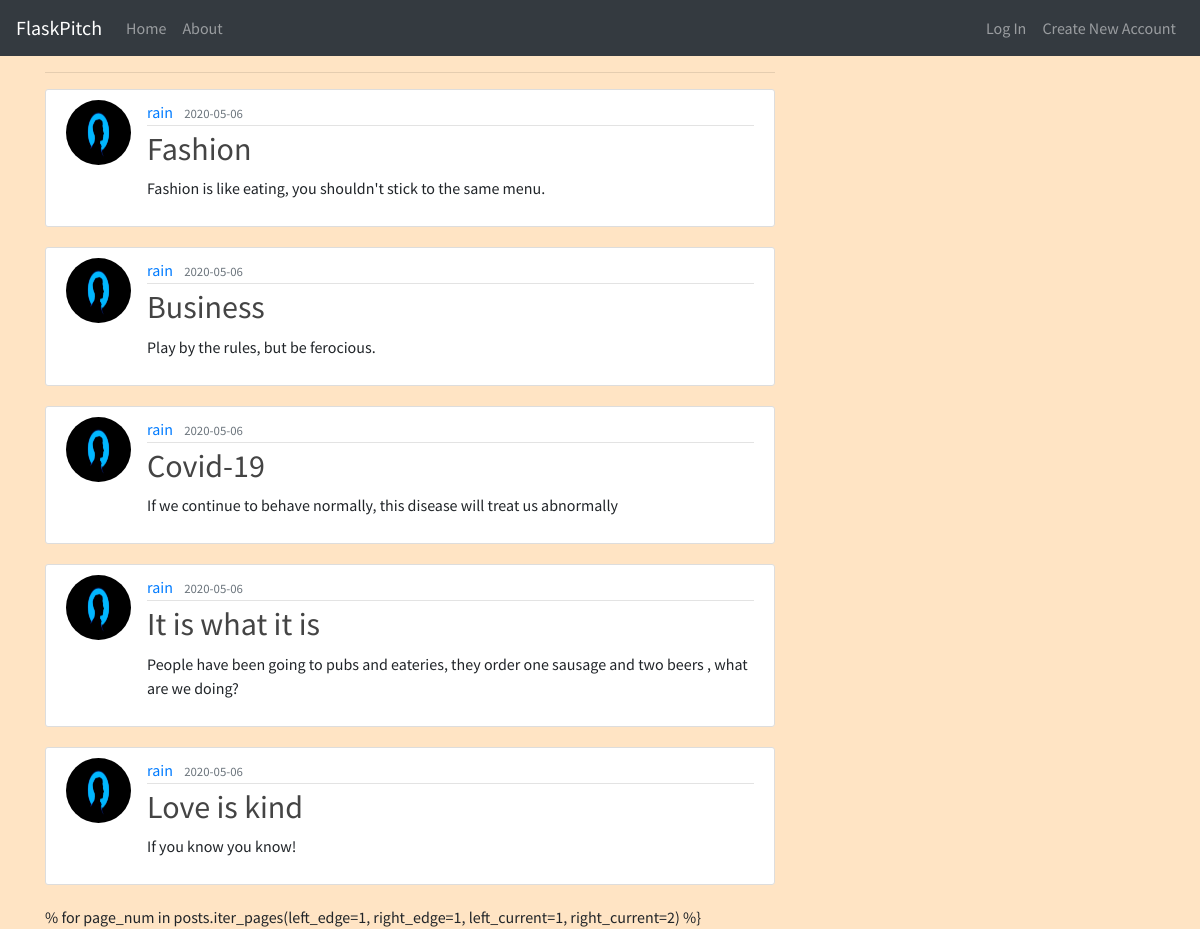
Page /home on the earlier database version.
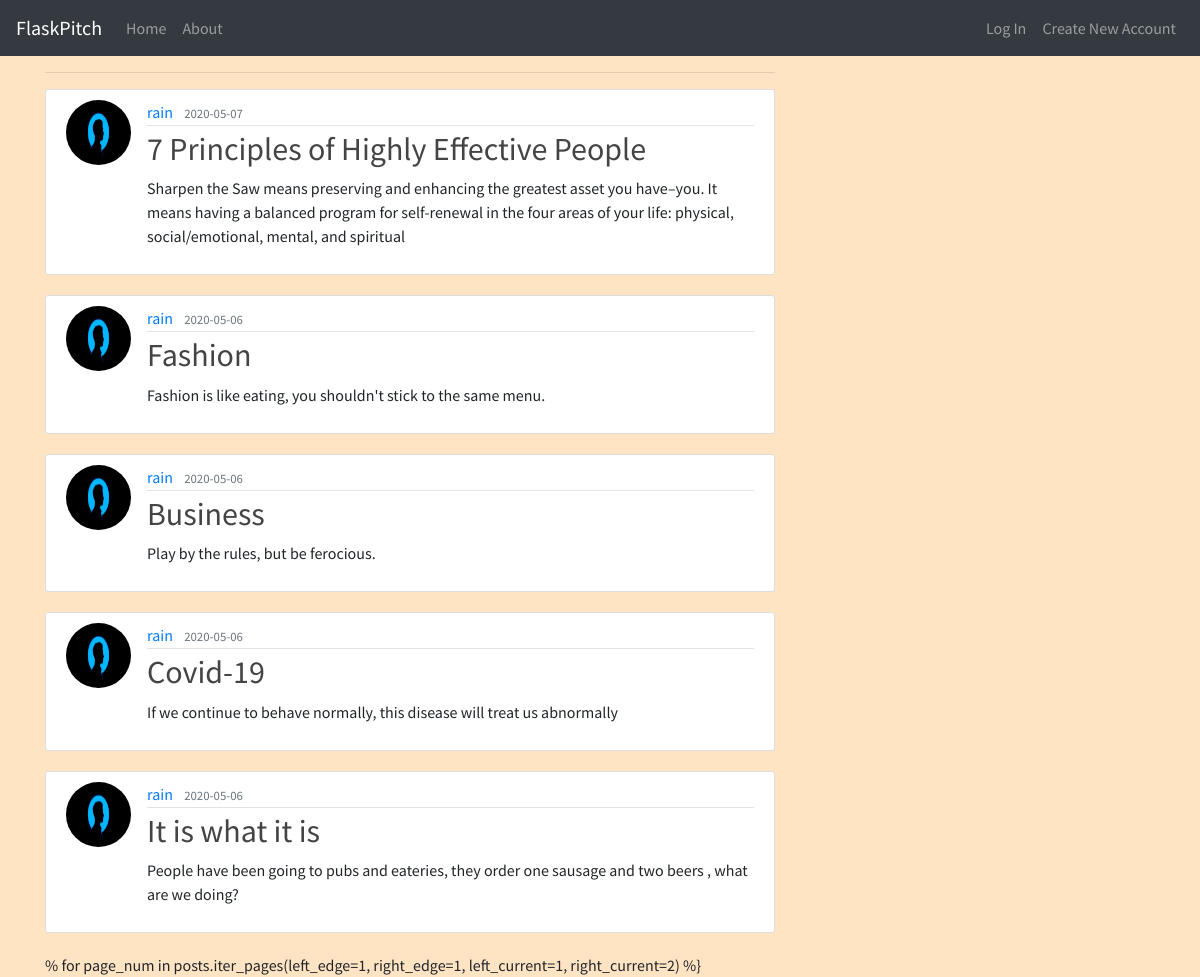
Same page on the later database version.
### app/models.py (models this page shows, shortened)
class Post(db.Model):
    id = db.Column(db.Integer, primary_key = True)
    title = db.Column(db.String(100), nullable = False)
    date_posted = db.Column(db.DateTime, nullable = False, default = datetime.utcnow)
    content = db.Column(db.Text, nullable =False)
    user_id = db.Column(db.Integer, db.ForeignKey('user.id'), nullable = False)

class User(db.Model, UserMixin):
    id = db.Column(db.Integer, primary_key = True)
    username = db.Column(db.String(20), unique= True, nullable = False )
    email = db.Column(db.String(120), unique= True, nullable = False )
    image_file = db.Column(db.String(20), nullable = False, default = 'default.jpeg' )
    password = db.Column(db.String(60), nullable = False )
    posts = db.relationship('Post', backref = 'author', lazy = True)

### app/main/views.py (the view)
@main.route("/")
@main.route("/home")
def home():
    page = request.args.get('page', 1, type=int)
    posts = Post.query.order_by(Post.date_posted.desc()).paginate(page=page, per_page=5)
    return render_template('home.html', posts=posts)

### app/templates/home.html (shortened to what this page needs)
{% extends 'index.html' %}
{% block content %}
<hr>
{% for post in posts.items %}
<article class="media content-section">
    <img class="rounded-circle article-img"
        src="{{ url_for('static', filename='css/images/'  + post.author.image_file) }}">
    <div class="media-body">
        <div class="article-metadata">
            <a class="mr-2"
                href="{{ url_for('users.user_posts', username=post.author.username) }}">{{ post.author.username }}</a>
            <small class="text-muted">{{ post.date_posted.strftime('%Y-%m-%d') }}</small>
        </div>
        <h2><a class="article-title" href="{{ url_for('posts.post', post_id=post.id) }}">{{ post.title }}</a></h2>
        <p class="article-content">{{ post.content }}</p>
    </div>
</article>
{% endfor %}
% for page_num in posts.iter_pages(left_edge=1, right_edge=1, left_current=1, right_current=2) %}
{% endblock %}

### app/templates/index.html (shortened to what this page needs)
<!DOCTYPE html>
<html lang="en">
<head>
    {% block styles%}
    <link rel="stylesheet" href="https://stackpath.bootstrapcdn.com/bootstrap/4.3.1/css/bootstrap.min.css"
>
    <link rel="stylesheet" type="text/css" href="{{ url_for('static', filename='css/styles.css') }}">
    {% endblock %}
</head>
<body>
    <nav class="navbar navbar-expand-lg navbar-dark bg-dark">
        <a class="navbar-brand" href="#">FlaskPitch</a>
        <div class="collapse navbar-collapse" id="navbarToggle">
            <div class="navbar-nav mr-auto">
              <a class="nav-item nav-link" href="{{ url_for('main.home') }}">Home</a>
              <a class="nav-item nav-link" href="{{ url_for('main.about') }}">About</a>
            </div>
            <div class="navbar-nav">
              {% if current_user.is_authenticated %}
                <a class="nav-item nav-link" href="{{ url_for('posts.new_post') }}">New Pitch</a>
                <a class="nav-item nav-link" href="{{ url_for('users.account') }}">My Profile</a>
                <a class="nav-item nav-link" href="{{ url_for('users.logout') }}">Log Out</a>
              {% else %}
                <a class="nav-item nav-link" href="{{ url_for('users.login') }}">Log In</a>
                <a class="nav-item nav-link" href="{{ url_for('users.register') }}">Create New Account</a>
              {% endif %}
            </div>
          </div>
    </nav>
    <main role="main" class="container">
        <div class="row">
            <div class="col-md-8">
                {% block content %} {% endblock %}
            </div>
        </div>
    </main>
</body>
</html>

### app/static/css/styles.css (style rules this page uses)
body { background-color: bisque; font-family: 'Source Sans Pro', sans-serif; }
.content-section { background: #ffffff; padding: 10px 20px; border: 1px solid #dddddd; border-radius: 3px; margin-bottom: 20px; }
.article-title { color: #444444; }
.article-content { white-space: pre-line; }
.article-img { height: 65px; width: 65px; margin-right: 16px; }
.article-metadata { padding-bottom: 1px; margin-bottom: 4px; border-bottom: 1px solid #e3e3e3 }

Differences in the rows shown:
no longer on this page (row unchanged): Post: image_file (placeholder picture), author.username "rain", date_posted "2020-05-06", title "Love is kind", content "If you know you know!"
added Post: image_file (placeholder picture), author.username "rain", date_posted "2020-05-07", title "7 Principles of Highly Effective People", content "Sharpen the Saw means preserving and enhancing the greatest asset you have–you. It means having a balanced program for self-renewal in the four areas of your life: physical, social/emotional, mental, and spiritual"
